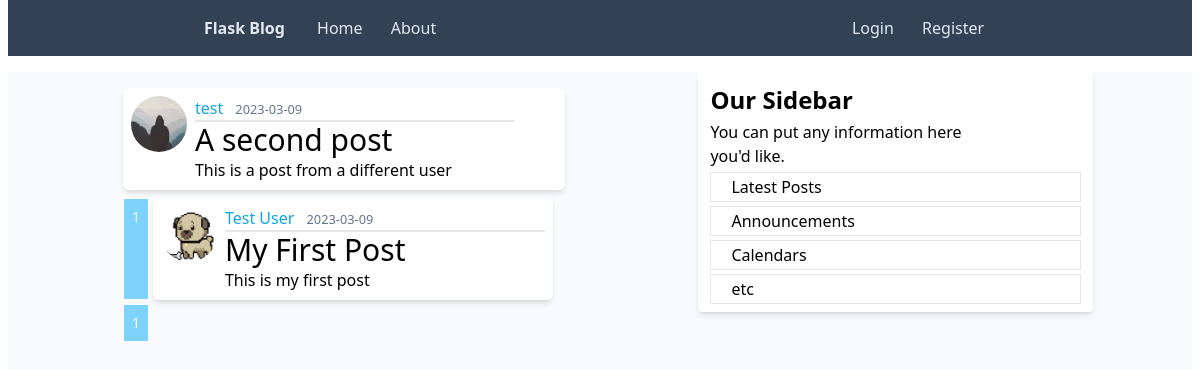
The page /home on the database its author committed.
### flask_blog/models.py (models this page shows, shortened)
class Post(db.Model):
    id = db.Column(db.Integer, primary_key=True)
    title = db.Column(db.String(100), nullable=False)
    date_posted = db.Column(db.DateTime, nullable=False, default=datetime.utcnow)
    content = db.Column(db.Text, nullable=False)
    user_id = db.Column(db.Integer, db.ForeignKey("user.id"), nullable=False)

class User(db.Model, UserMixin):
    id = db.Column(db.Integer, primary_key=True)
    username = db.Column(db.String(20), unique=True, nullable=False)
    email = db.Column(db.String(120), unique=True, nullable=False)
    image_file = db.Column(db.String(20), nullable=False, default="default.jpg")
    password = db.Column(db.String(60), nullable=False)
    posts = db.Relationship("Post", backref="author", lazy=True)

### flask_blog/routes.py (the view)
@app.route("/")
@app.route("/home")
def home():
    page = request.args.get("page", 1, type=int)
    posts = query_paginated(Post, page)
    return render_template("home.html", posts=posts)

### flask_blog/__init__.py (called while the page is built)
def query_paginated(table, page):
    return db.paginate(
        db.select(table).order_by(table.date_posted.desc()), per_page=5, page=page
    )

### flask_blog/templates/home.html
{% extends "base.html" %} {% block content%}
{% for post in posts.items %}
<article class=" rounded-md media content-section shadow-md p-2 flex flex-row bg-white">
    <img class="rounded-full h-[3.5rem] w-[3.5rem]" src="{{url_for('static',filename='profile_pics/' + post.author.image_file)}}">
    <div class="pl-2 ">
        <div class="border-b-2 w-[20rem]">
            <a class="mr-2 text-sky-500" href="#">{{ post.author.username }}</a>
            <small class="text-slate-500">{{ post.date_posted.strftime('%Y-%m-%d') }}</small>
        </div>
        <h2><a class="font-medium text-3xl hover:text-sky-500" href="{{url_for('post',post_id=post.id)}}">{{ post.title }}</a></h2>
        <p class="article-content">{{ post.content }}</p>
    </div>
</article>
<section class="flex flex-wrap gap-1">
{%for page_num in posts.iter_pages(left_edge=1,right_edge=1, left_current=1,right_current=2)%}
    {%if page_num%}
        {%if posts.page==page_num%}
        <a class=" text-sm border-white border p-2 inline bg-sky-300 text-white" href="{{url_for('home',page=page_num)}}">{{page_num}}</a>
        {%else%}
        <a class=" text-sm border-sky-300 border text-sky-400 p-2 inline hover:bg-sky-300 hover:text-white" href="{{url_for('home',page=page_num)}}">{{page_num}}</a>
        {%endif%}
    {%else%}
        ...
    {%endif%}
{%endfor%}
{% endfor %}
</section>
{%endblock content%}

### flask_blog/templates/base.html (shortened to what this page needs)
<!DOCTYPE html>
<html lang="en">
<head>
    <link rel="stylesheet" href="{{url_for('static',filename='output.css')}}">
</head>
<body class="mx-2">
    <header>
        <nav>
            <div class=" flex flex-row items-center justify-around py-4 bg-slate-700">
                <div>
                    <a class="font-bold mr-4 text-slate-200" href="{{url_for('home')}}">Flask Blog</a>
                    <a class="font-medium px-3 py-2 text-slate-200 rounded-lg hover:bg-slate-100 hover:text-black"
                        href="{{url_for('home')}}">Home</a>
                    <a class="font-medium px-3 py-2 text-slate-200 rounded-lg hover:bg-slate-100 hover:text-black"
                        href="{{url_for('about')}}">About</a>
                </div>
                <div>
                    {%if current_user.is_authenticated%}
                    <a class="font-medium px-3 py-2 text-slate-200 rounded-lg hover:bg-slate-100 hover:text-black"
                        href="{{url_for('account')}}">Account</a>
                    <a class="font-medium px-3 py-2 text-slate-200 rounded-lg hover:bg-slate-100 hover:text-black"
                        href="{{url_for('logout')}}">Logout</a>
                    <a class="font-medium px-3 py-2 text-slate-200 rounded-lg hover:bg-slate-100 hover:text-black"
                        href="{{url_for('new_post')}}">New Post</a>
                    {%else%}
                    <a class="font-medium px-3 py-2 text-slate-200 rounded-lg hover:bg-slate-100 hover:text-black"
                        href="{{url_for('login')}}">Login</a>
                    <a class="font-medium px-3 py-2 text-slate-200 rounded-lg hover:bg-slate-100 hover:text-black"
                        href="{{url_for('register')}}">Register</a>
                    {%endif%}
                </div>
            </div>
        </nav>
    </header>
    <main class=" bg-slate-50 w-full mt-4 h-screen">
        <div class="flex flex-row justify-around ">
            <div class="p-4 flex -mr-10 flex-col gap-2 w-2/5">
                {% block content%}
                {% endblock content %}
            </div>
            <div class="p-3 bg-white -ml-10 rounded w-1/3 shadow-md h-60">
                <div class="flex flex-col gap-1 h-full">
                    <h3 class="font-bold text-2xl h-1/4">Our Sidebar</h3>
                    <p class='w-3/4 h-1/4'>You can put any information here you'd like.
                    <ul class="h-3/4">
                        <li class="pl-5 py-1 mb-1 border  leading-tight">Latest Posts</li>
                        <li class="pl-5 py-1 mb-1 border  leading-tight">Announcements</li>
                        <li class="pl-5 py-1 mb-1 border leading-tight">Calendars</li>
                        <li class="pl-5 py-1 border leading-tight">etc</li>
                    </ul>
                    </p>
                </div>
            </div>
        </div>
    </main>
</body>
</html>

### rows shown on the page
Post: image_file (placeholder picture), author.username "test", date_posted "2023-03-09", title "A second post", content "This is a post from a different user", page_num "1"
Post: image_file (picture), author.username "Test User", date_posted "2023-03-09", title "My First Post", content "This is my first post", page_num "1"
